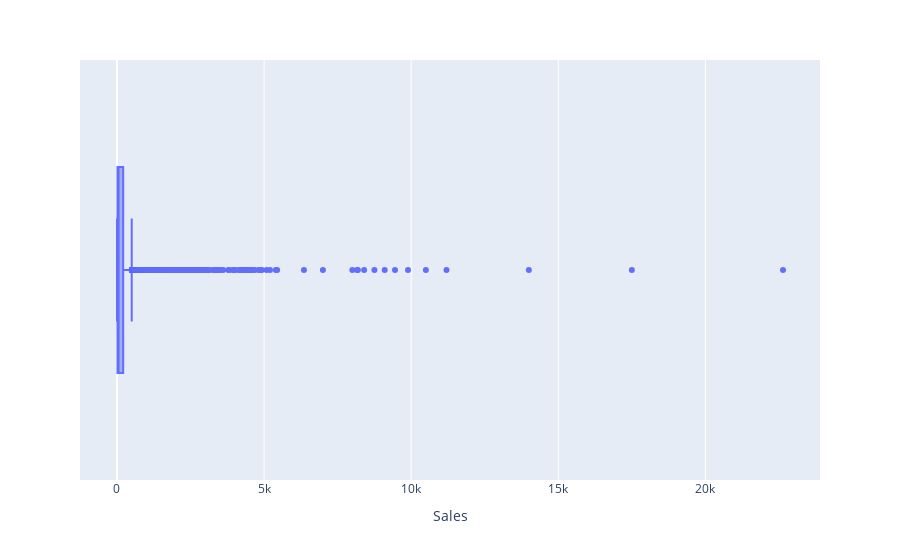

Notebook source saved alongside this figure:
### Markdown cell above
# Outlier

### Code cell
px.box(data_frame=df,x="Sales")

### Figure 1 — Plotly figure (JSON) as saved in the notebook; plotly's stock layout.template omitted (floating-point values rounded to 4 significant figures; data arrays with more than 128 entries replaced by an {"elided": "..."} marker saying what was removed)
{"data": [{"alignmentgroup": "True", "hovertemplate": "Sales=%{x}<extra></extra>", "legendgroup": "", "marker": {"color": "#636efa"}, "name": "", "notched": false, "offsetgroup": "", "orientation": "h", "showlegend": false, "type": "box", "x": {"elided": "9800 float values"}, "x0": " ", "xaxis": "x", "y0": " ", "yaxis": "y"}], "layout": {"autosize": true, "boxmode": "group", "legend": {"tracegroupgap": 0}, "margin": {"t": 60}, "xaxis": {"anchor": "y", "autorange": true, "domain": [0, 1], "range": [-1257.0, 23900.0], "title": {"text": "Sales"}, "type": "linear"}, "yaxis": {"anchor": "x", "autorange": true, "domain": [0, 1], "range": [-0.5, 0.5], "type": "category"}}}
